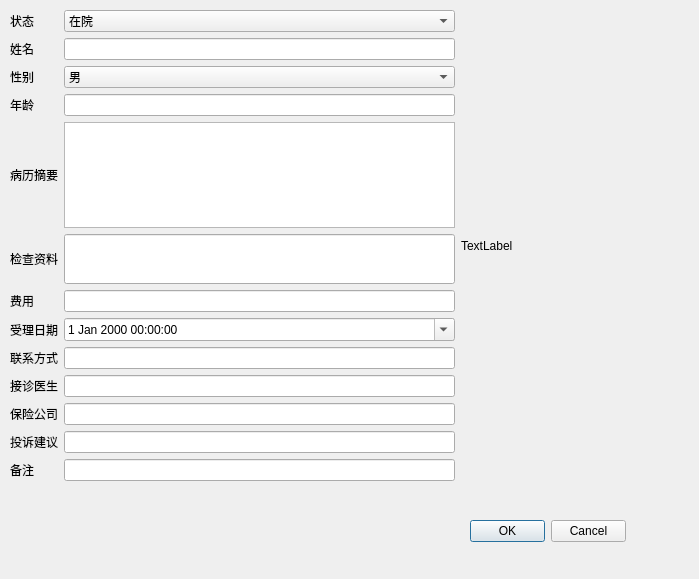
<?xml version="1.0" encoding="UTF-8"?>
<ui version="4.0">
 <class>Dialog</class>
 <widget class="QDialog" name="Dialog">
  <property name="geometry">
   <rect>
    <x>0</x>
    <y>0</y>
    <width>699</width>
    <height>579</height>
   </rect>
  </property>
  <property name="windowTitle">
   <string>Dialog</string>
  </property>
  <widget class="QWidget" name="gridLayoutWidget">
   <property name="geometry">
    <rect>
     <x>10</x>
     <y>10</y>
     <width>651</width>
     <height>471</height>
    </rect>
   </property>
   <layout class="QGridLayout" name="gridLayout">
    <item row="3" column="2">
     <widget class="QLineEdit" name="lineEdit_2"/>
    </item>
    <item row="10" column="2">
     <widget class="QLineEdit" name="lineEdit_8"/>
    </item>
    <item row="0" column="2">
     <widget class="QComboBox" name="comboBox">
      <item>
       <property name="text">
        <string>在院</string>
       </property>
      </item>
      <item>
       <property name="text">
        <string>出院</string>
       </property>
      </item>
      <item>
       <property name="text">
        <string>其他</string>
       </property>
      </item>
     </widget>
    </item>
    <item row="7" column="0">
     <widget class="QLabel" name="label_8">
      <property name="text">
       <string>受理日期</string>
      </property>
     </widget>
    </item>
    <item row="8" column="0">
     <widget class="QLabel" name="label_9">
      <property name="text">
       <string>联系方式</string>
      </property>
     </widget>
    </item>
    <item row="9" column="2">
     <widget class="QLineEdit" name="lineEdit_7"/>
    </item>
    <item row="0" column="0">
     <widget class="QLabel" name="label_2">
      <property name="text">
       <string>状态</string>
      </property>
     </widget>
    </item>
    <item row="12" column="0">
     <widget class="QLabel" name="label_13">
      <property name="text">
       <string>备注</string>
      </property>
     </widget>
    </item>
    <item row="12" column="2">
     <widget class="QLineEdit" name="lineEdit_10"/>
    </item>
    <item row="7" column="2">
     <widget class="QDateTimeEdit" name="dateTimeEdit">
      <property name="contextMenuPolicy">
       <enum>Qt::CustomContextMenu</enum>
      </property>
      <property name="calendarPopup">
       <bool>true</bool>
      </property>
     </widget>
    </item>
    <item row="3" column="0">
     <widget class="QLabel" name="label_4">
      <property name="text">
       <string>年龄</string>
      </property>
     </widget>
    </item>
    <item row="11" column="0">
     <widget class="QLabel" name="label_12">
      <property name="text">
       <string>投诉建议</string>
      </property>
     </widget>
    </item>
    <item row="8" column="2">
     <widget class="QLineEdit" name="lineEdit_6"/>
    </item>
    <item row="1" column="0">
     <widget class="QLabel" name="label">
      <property name="text">
       <string>姓名</string>
      </property>
     </widget>
    </item>
    <item row="6" column="0">
     <widget class="QLabel" name="label_7">
      <property name="text">
       <string>费用</string>
      </property>
     </widget>
    </item>
    <item row="9" column="0">
     <widget class="QLabel" name="label_10">
      <property name="text">
       <string>接诊医生</string>
      </property>
     </widget>
    </item>
    <item row="10" column="0">
     <widget class="QLabel" name="label_11">
      <property name="text">
       <string>保险公司</string>
      </property>
     </widget>
    </item>
    <item row="1" column="2">
     <widget class="QLineEdit" name="lineEdit"/>
    </item>
    <item row="2" column="0">
     <widget class="QLabel" name="label_3">
      <property name="text">
       <string>性别</string>
      </property>
     </widget>
    </item>
    <item row="6" column="2">
     <widget class="QLineEdit" name="lineEdit_5"/>
    </item>
    <item row="2" column="2">
     <widget class="QComboBox" name="comboBox_2">
      <item>
       <property name="text">
        <string>男</string>
       </property>
      </item>
      <item>
       <property name="text">
        <string>女</string>
       </property>
      </item>
      <item>
       <property name="text">
        <string>其他</string>
       </property>
      </item>
     </widget>
    </item>
    <item row="5" column="2">
     <widget class="QLineEdit" name="lineEdit_4">
      <property name="minimumSize">
       <size>
        <width>0</width>
        <height>50</height>
       </size>
      </property>
      <property name="sizeIncrement">
       <size>
        <width>0</width>
        <height>50</height>
       </size>
      </property>
     </widget>
    </item>
    <item row="4" column="0">
     <widget class="QLabel" name="label_5">
      <property name="text">
       <string>病历摘要</string>
      </property>
     </widget>
    </item>
    <item row="11" column="2">
     <widget class="QLineEdit" name="lineEdit_9"/>
    </item>
    <item row="0" column="3" rowspan="13">
     <widget class="QLabel" name="label_14">
      <property name="minimumSize">
       <size>
        <width>200</width>
        <height>0</height>
       </size>
      </property>
      <property name="text">
       <string>TextLabel</string>
      </property>
     </widget>
    </item>
    <item row="5" column="0">
     <widget class="QLabel" name="label_6">
      <property name="text">
       <string>检查资料</string>
      </property>
     </widget>
    </item>
    <item row="4" column="2">
     <widget class="QTextEdit" name="textEdit"/>
    </item>
   </layout>
  </widget>
  <widget class="QDialogButtonBox" name="buttonBox">
   <property name="geometry">
    <rect>
     <x>470</x>
     <y>520</y>
     <width>156</width>
     <height>23</height>
    </rect>
   </property>
   <property name="standardButtons">
    <set>QDialogButtonBox::Cancel|QDialogButtonBox::Ok</set>
   </property>
  </widget>
 </widget>
 <resources/>
 <connections/>
</ui>
